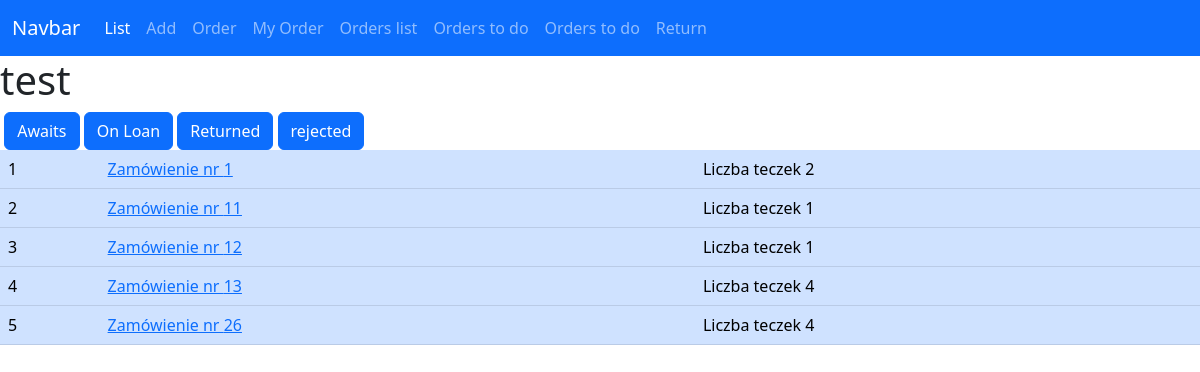
The app's page /files/orders_to_do/r/ with its own data.
### files/models.py (models this page shows, shortened)
class Order(models.Model):
    order_date = models.DateTimeField()
    orderer = models.ForeignKey(User, related_name="orders", on_delete=models.RESTRICT)

### files/views.py (the view)
# urls.py: path('orders_to_do/<str:status>/', views.orders_to_do, name='orders_to_do'),
def orders_to_do(request, status):
    orders = Order.objects.all()
    orders = [order for order in orders if any([vehicle.status for vehicle in order.vehicles.all() if vehicle.status == status])]
    abr = Vehicle.LOAN_STATUS
    return render(request, 'files/orders_to_do.html', context={'orders': orders, 'status': status, 'abr': abr})

### files/templates/files/orders_to_do.html (shortened to what this page needs)
{% extends 'home.html' %}
{% block content %}
<h1>test</h1>
    {% for s, n in abr %}
        {% if request.path|stringformat:'s'|slice:'-1:' == s %}
            <a href="/files/orders_to_do/{{s}}" class="btn btn-primary active" aria-current="page">{{n}}</a>
        {% else %}
            <a href="/files/orders_to_do/{{s}}" class="btn btn-primary">{{n}}</a>
        {% endif %}
    {% endfor %}
<table class="table table-primary table-hover">
    {% for order in orders %}
    <tr>
    <td>{{forloop.counter}}</td>
    <td><a href="/files/order_details/{{order.id}}/">Zamówienie nr {{order.id}}</a></td>
    <td>Liczba teczek {{order.vehicles.all.count}}</td>
    </tr>
    {% endfor %}
</table>
{% endblock content %}

### records on screen
Order: id "1", vehicles.all.count "2"
Order: id "11", vehicles.all.count "1"
Order: id "12", vehicles.all.count "1"
Order: id "13", vehicles.all.count "4"
Order: id "26", vehicles.all.count "4"

### other values on screen
{{ n }} "Awaits" "On Loan" "Returned" "rejected"
